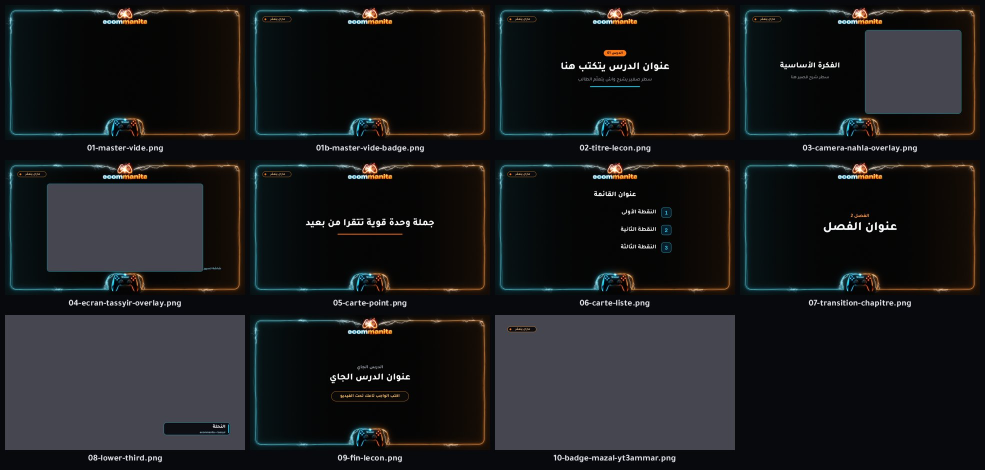
#> input picture edprod/assets/course-kit/apercu-ecrans.jpg, 1970 x 940 px (shown at 1/2 size)
$ python teaser_v4_hook_bullets.py ../../assets/course-kit/apercu-ecrans.jpg ../../assets/course-kit/apercu-ecrans.jpg ../../assets/course-kit/apercu-ecrans.jpg ../../assets/course-kit/apercu-ecrans.jpg ../../assets/course-kit/apercu-ecrans.jpg ../../assets/course-kit
#> lines starting #> are read from the running program, lines starting #| are printed output that depends on the picture; after the words box and inside, x2 and y2 are one past the last pixel; in counts of white or black regions, pixels touching at a corner belong together
"""Teaser v3 video render.

New timeline (s):
  0.0 - 6.7  hook: bullets lying on a glossy floor, hero ECOMMANITA bullet + light sweep; original text screened on top
  5.5 - 6.3  hero rises and dissolves, floor fades
  6.7 / 6.95 reload shakes (text frozen)
  7.3        shot: muzzle flash, "...ولا بالقوة." slams in
  7.3 - 9.3  bullet flies in, text shrinks + fades, camera zooms to centre
  9.3 ->     original footage from 10.0 s (explosion) to the end, with overlays:
             logo spark + light sweeps, controller button presses, CTA sweep

usage: render_v3.py <orig.mp4> <bullet.png> <assets_dir> <out_video.mp4> [preview_dir]
"""
import math
import subprocess
import sys

import numpy as np
from PIL import Image, ImageFilter
from scipy import ndimage as nd

SRC, SPRITE, ASSETS, OUT = sys.argv[1:5]
PREV = sys.argv[5] if len(sys.argv) > 5 else None
W, H, FPS = 1080, 1920, 30
NEW_END = 279                 # first frame taken from the original (orig frame 300 = 10.0 s)
ORIG_OFF = 21                 # new frame n >= NEW_END  ->  orig frame n + 21
rng = np.random.default_rng(1)


def clamp01(x):
    return min(1.0, max(0.0, x))


def ease_io(x):
    x = clamp01(x)
    return 3 * x * x - 2 * x * x * x


def ease_in3(x):
    x = clamp01(x)
    return x ** 3


def ease_out2(x):
    x = clamp01(x)
    return 1 - (1 - x) ** 2


# ------------------------------------------------------------------ sprites ---
spr_full = Image.open(SPRITE).convert("RGBA")          # D = 360, rim at x = 8
SPR_D, SPR_PAD = 360, 8
spr_case = spr_full.crop((0, 0, SPR_PAD + int(3.2 * SPR_D), spr_full.height))
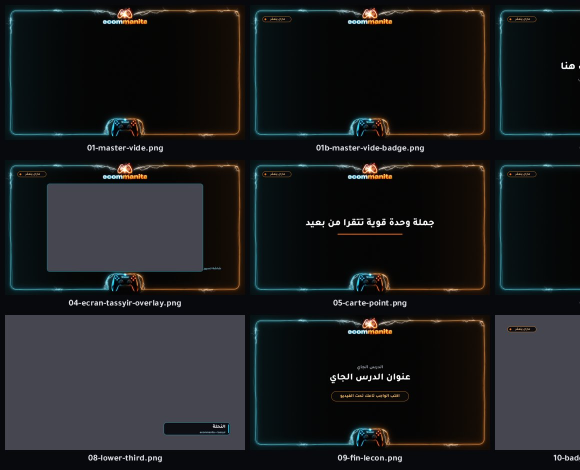
#> spr_case: PIL image 1160x940 RGBA (shown at 1/2 size); mean R, G, B, A 27.3, 28.8, 30.5, 255


def sprite_img(kind, D, rot=0.0, bright=1.0):
    s = spr_full if kind == "live" else spr_case
    sc = D / SPR_D
    im = s.resize((max(1, round(s.width * sc)), max(1, round(s.height * sc))), Image.LANCZOS)
    if rot:
        im = im.rotate(rot, resample=Image.BICUBIC, expand=True)
    a = np.asarray(im).astype(np.float32) / 255
    a[..., :3] *= bright
    return a


def over(dst, src, x, y, alpha_mul=1.0):
    """premultiplied-over of RGBA float src (straight alpha) onto RGB dst, top-left at (x, y)."""
    h, w = src.shape[:2]
    x0, y0 = max(0, x), max(0, y)
    x1, y1 = min(dst.shape[1], x + w), min(dst.shape[0], y + h)
    if x1 <= x0 or y1 <= y0:
        return
    s = src[y0 - y:y1 - y, x0 - x:x1 - x]
    a = s[..., 3:4] * alpha_mul
    dst[y0:y1, x0:x1] = s[..., :3] * a + dst[y0:y1, x0:x1] * (1 - a)


# [6 lines left out: function add, not called in this run]


def screen(a, b):
    return 1 - (1 - a) * (1 - b)


# ------------------------------------------------------------ floor scene -----
HERO = dict(cx=540, cy=1610, D=125)
ITEMS = [  # cx, cy, D, rot, kind, brightness   (far -> near)
    (150, 1440, 34, -14, "case", 0.45), (420, 1418, 30, 22, "live", 0.42),
    (705, 1432, 32, -30, "case", 0.45), (960, 1452, 36, 10, "live", 0.5),
    (85, 1560, 48, 28, "live", 0.65), (990, 1548, 46, -24, "case", 0.65),
    (120, 1800, 72, -8, "case", 0.8), (935, 1815, 76, 16, "live", 0.8),
]


def floor_base():
    f = np.zeros((H, W, 3), np.float32)
    yy, xx = np.mgrid[0:H, 0:W].astype(np.float32)
    floor = np.clip((yy - 1360) / 220, 0, 1)
    f += floor[..., None] * np.array([0.035, 0.03, 0.026])
    pool = np.exp(-(((xx - 540) / 470) ** 2 + ((yy - 1650) / 210) ** 2))
    f += pool[..., None] * np.array([0.20, 0.13, 0.06])
    rim = np.exp(-(((xx - 540) / 900) ** 2 + ((yy - 1380) / 18) ** 2)) * 0.05
    f += rim[..., None] * np.array([0.9, 0.7, 0.45])
    return f


def place_item(f, kind, cx, cy, D, rot, bright, refl=True):
    s = sprite_img(kind, D, rot, bright)
    h, w = s.shape[:2]
    x, y = int(cx - w / 2), int(cy - h / 2)
    a = s[..., 3]
    ys = np.nonzero(a.max(1) > 0.5)[0]
    bottom = y + (ys.max() if len(ys) else h)
    # contact shadow
    yy, xx = np.mgrid[0:H, 0:W].astype(np.float32)
    sh = np.exp(-(((xx - cx) / (w * 0.42)) ** 2 + ((yy - bottom) / (D * 0.16)) ** 2)) * 0.75
    f *= (1 - sh)[..., None]
    if refl:
        r = s[::-1].copy()
        fade = np.clip(1 - np.arange(h) / (h * 0.75), 0, 1)[:, None] ** 1.6
        r[..., 3] *= 0.30 * fade
        r = np.dstack([nd.gaussian_filter(r[..., c], 1.4) for c in range(4)])
        over(f, r, x, bottom + (bottom - (y + h)) if False else 2 * bottom - (y + h))
    over(f, s, x, y)


base = floor_base()
for it in ITEMS[:6]:
    place_item(base, it[4], *it[:4], it[5])
#> this loop made 6 passes
#> bottom in place_item on passes 1 to 6: 1495, 1484, 1493, 1514, 1675, 1632
#> pass 1, in place_item, `s = sprite_img(kind, D, rot, bright)`:
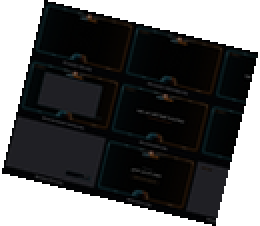
#> s: shape (113, 130, 4) float32 (shown 2 times larger); mean R, G, B, A 0.0318, 0.0335, 0.0355, 0.666; transparent parts drawn white
static_back = base.copy()               # items behind the hero
front = np.zeros((H, W, 3), np.float32)
front_a = np.zeros((H, W), np.float32)
for it in ITEMS[6:]:                    # items in front: draw on their own layer
    tmp = np.zeros((H, W, 3), np.float32)
    s = sprite_img(it[4], it[2], it[3], it[5])
    over(tmp, s, int(it[0] - s.shape[1] / 2), int(it[1] - s.shape[0] / 2))
    m = np.zeros((H, W), np.float32)
    hh, ww = s.shape[:2]
    x0, y0 = int(it[0] - ww / 2), int(it[1] - hh / 2)
    xs0, ys0 = max(0, x0), max(0, y0)
    xs1, ys1 = min(W, x0 + ww), min(H, y0 + hh)
    m[ys0:ys1, xs0:xs1] = np.maximum(m[ys0:ys1, xs0:xs1], s[ys0 - y0:ys1 - y0, xs0 - x0:xs1 - x0, 3])
    front = front * (1 - m[..., None]) + tmp * m[..., None]
    front_a = np.maximum(front_a, m)
#> this loop made 2 passes
#> pass 1, in sprite_img (call 7), `im = im.rotate(rot, resample=Image.BICUBIC, expand=True)`:
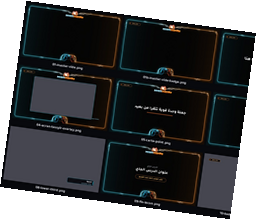
#> im: PIL image 256x220 RGBA; mean R, G, B, A 21, 22.1, 23.4, 197.5; transparent parts drawn white
#> after the loop:
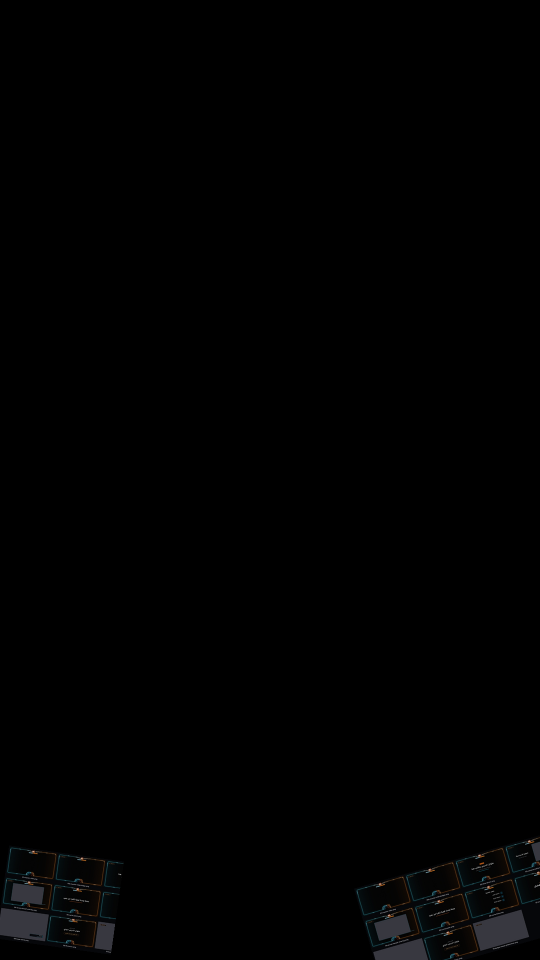
#> front: shape (1920, 1080, 3) float32 (shown at 1/2 size); mean of channels 0, 1, 2 0.0044, 0.00461, 0.00485; drawn as R, G, B
#> after the loop:
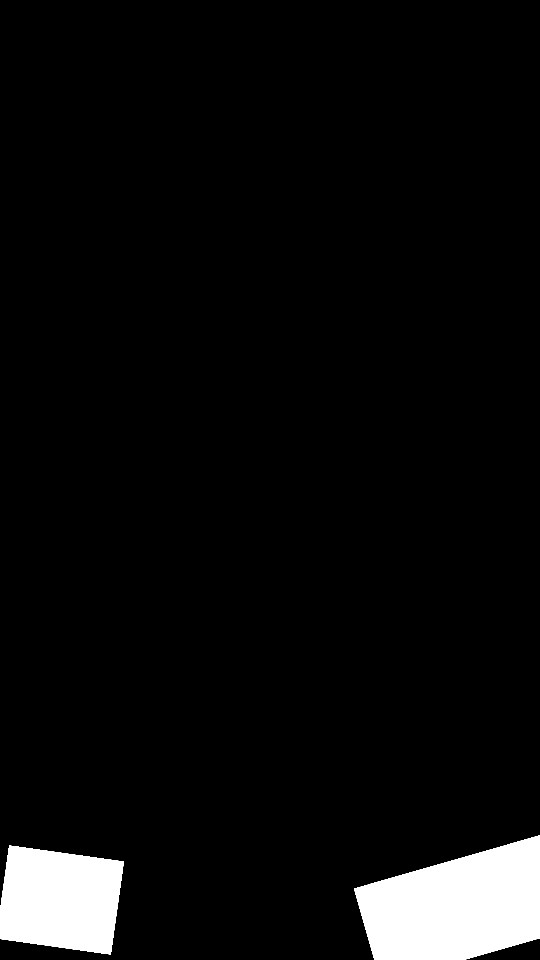
#> front_a: shape (1920, 1080) float32 (shown at 1/2 size); values 0 (black) and 1 (white), 5.3% white; 2 white regions, box (x1, y1, x2, y2) and area: (708, 1671, 1080, 1920) 66795, (0, 1691, 248, 1909) 43388
#> after the loop: m: shape (1920, 1080) float32; values 0 (black) and 1 (white), 3.2% white; 1 white region, box (x1, y1, x2, y2) and area: (708, 1671, 1080, 1920) 66795

hero = sprite_img("live", HERO["D"])
hero_h, hero_w = hero.shape[:2]
#> hero_h = 326; hero_w = 684
hero_x, hero_y = int(HERO["cx"] - hero_w / 2), int(HERO["cy"] - hero_h / 2)
#> hero_x = 198; hero_y = 1447
hero_lum = (hero[..., :3].mean(-1) ** 0.6)
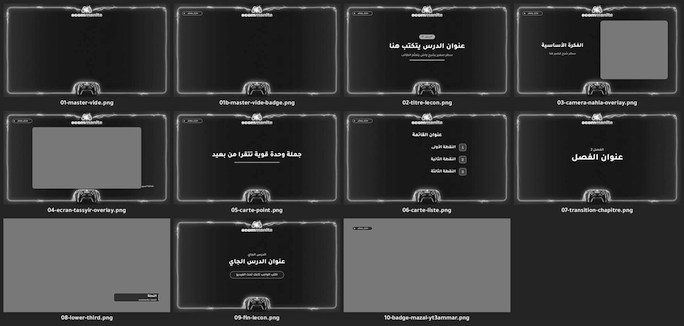
#> hero_lum: shape (326, 684) float32; min 0, max 1, mean 0.229
hero_bottom = hero_y + np.nonzero(hero[..., 3].max(1) > 0.5)[0].max()
#> hero_bottom = 1772
hero_refl = hero[::-1].copy()
hero_refl[..., 3] *= 0.32 * np.clip(1 - np.arange(hero_h) / (hero_h * 0.8), 0, 1)[:, None] ** 1.5
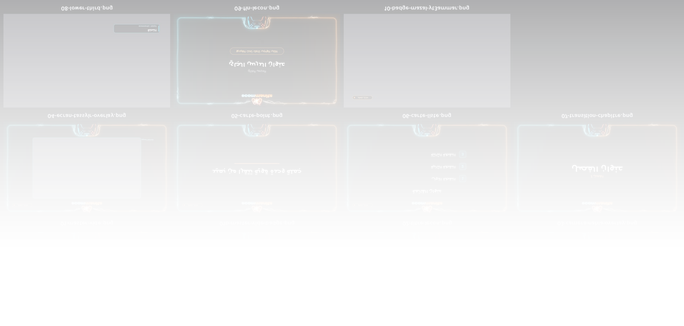
#> hero_refl: shape (326, 684, 4) float32; mean R, G, B, A 0.104, 0.107, 0.113, 0.103; transparent parts drawn white
hero_refl = np.dstack([nd.gaussian_filter(hero_refl[..., c], 1.2) for c in range(4)])
yy_h, xx_h = np.mgrid[0:hero_h, 0:hero_w].astype(np.float32)

# dust motes (screen space, deterministic)
NM = 80
motes = np.stack([rng.uniform(0, W, NM), rng.uniform(300, H, NM), rng.uniform(0.6, 2.4, NM),
                  rng.uniform(0.08, 0.35, NM), rng.uniform(-6, 10, NM), rng.uniform(-18, -4, NM)], 1)


# [53 lines left out: functions draw_glow, hero_layer, floor_scene, not called in this run]


# ---------------------------------------------------------- text from orig ----
def read_frames(path, idxs):
    want = set(idxs)
    out = {}
#> (the run stopped early here; a loop or call above may not have finished)
